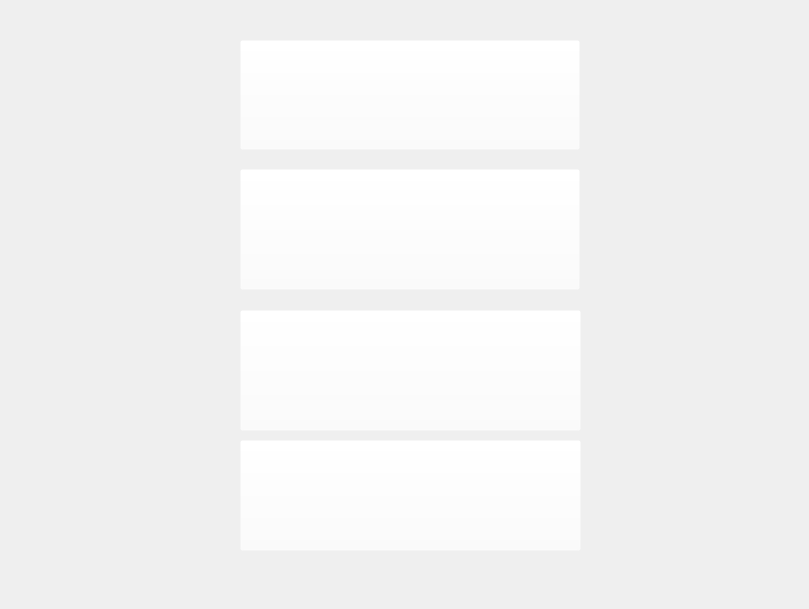
    <widget class="QWidget" name="choose_mode_page">
     <widget class="QLabel" name="choose_mode_background">
      <property name="geometry">
       <rect>
        <x>0</x>
        <y>0</y>
        <width>800</width>
        <height>600</height>
       </rect>
      </property>
      <property name="text">
       <string/>
      </property>
      <property name="pixmap">
       <pixmap>tosize_2/choose_mode_page.png</pixmap>
      </property>
     </widget>
     <widget class="QPushButton" name="normal_mode">
      <property name="geometry">
       <rect>
        <x>240</x>
        <y>40</y>
        <width>340</width>
        <height>110</height>
       </rect>
      </property>
      <property name="styleSheet">
       <string notr="true">background-color: rgba(255, 255, 255, 0);</string>
      </property>
      <property name="text">
       <string/>
      </property>
     </widget>
     <widget class="QPushButton" name="limited_mode">
      <property name="geometry">
       <rect>
        <x>240</x>
        <y>169</y>
        <width>340</width>
        <height>121</height>
       </rect>
      </property>
      <property name="styleSheet">
       <string notr="true">background-color: rgba(255, 255, 255, 0);</string>
      </property>
      <property name="text">
       <string/>
      </property>
     </widget>
     <widget class="QPushButton" name="ai_versus">
      <property name="geometry">
       <rect>
        <x>240</x>
        <y>310</y>
        <width>341</width>
        <height>121</height>
       </rect>
      </property>
      <property name="styleSheet">
       <string notr="true">background-color: rgba(255, 255, 255, 0);</string>
      </property>
      <property name="text">
       <string/>
      </property>
     </widget>
     <widget class="QPushButton" name="hard_mode">
      <property name="geometry">
       <rect>
        <x>240</x>
        <y>440</y>
        <width>341</width>
        <height>111</height>
       </rect>
      </property>
      <property name="styleSheet">
       <string notr="true">background-color: rgba(255, 255, 255, 0);</string>
      </property>
      <property name="text">
       <string/>
      </property>
     </widget>
    </widget>
